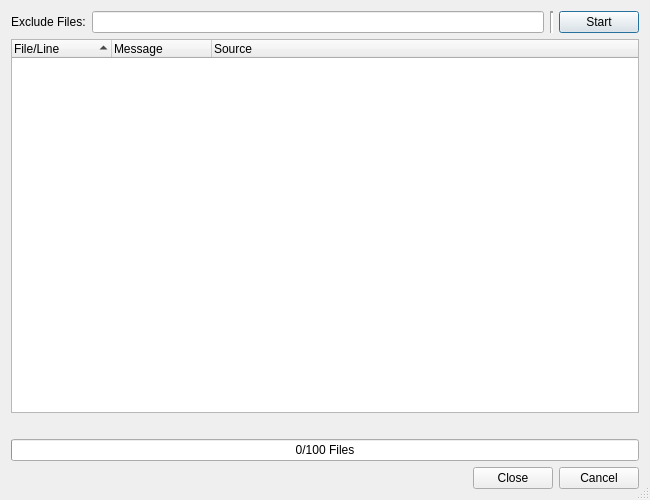
<?xml version="1.0" encoding="UTF-8"?>
<ui version="4.0">
 <class>SyntaxCheckerDialog</class>
 <widget class="QDialog" name="SyntaxCheckerDialog">
  <property name="geometry">
   <rect>
    <x>0</x>
    <y>0</y>
    <width>650</width>
    <height>500</height>
   </rect>
  </property>
  <property name="windowTitle">
   <string>Syntax Check Result</string>
  </property>
  <property name="whatsThis">
   <string>&lt;b&gt;Syntax Check Results&lt;/b&gt;
&lt;p&gt;This dialog shows the results of the syntax check. Double clicking an
entry will open an editor window and position the cursor at the respective line.&lt;/p&gt;</string>
  </property>
  <property name="sizeGripEnabled">
   <bool>true</bool>
  </property>
  <layout class="QVBoxLayout" name="verticalLayout">
   <item>
    <widget class="QFrame" name="filterFrame">
     <property name="frameShape">
      <enum>QFrame::NoFrame</enum>
     </property>
     <property name="frameShadow">
      <enum>QFrame::Raised</enum>
     </property>
     <layout class="QHBoxLayout" name="horizontalLayout">
      <property name="margin">
       <number>0</number>
      </property>
      <item>
       <widget class="QLabel" name="label_2">
        <property name="text">
         <string>Exclude Files:</string>
        </property>
       </widget>
      </item>
      <item>
       <widget class="E5ClearableLineEdit" name="excludeFilesEdit">
        <property name="toolTip">
         <string>Enter filename patterns of files to be excluded separated by a comma</string>
        </property>
       </widget>
      </item>
      <item>
       <widget class="Line" name="line">
        <property name="lineWidth">
         <number>2</number>
        </property>
        <property name="orientation">
         <enum>Qt::Vertical</enum>
        </property>
       </widget>
      </item>
      <item>
       <widget class="QPushButton" name="startButton">
        <property name="toolTip">
         <string>Press to start the syntax check run</string>
        </property>
        <property name="text">
         <string>Start</string>
        </property>
       </widget>
      </item>
     </layout>
    </widget>
   </item>
   <item>
    <widget class="QTreeWidget" name="resultList">
     <property name="whatsThis">
      <string>&lt;b&gt;Result List&lt;/b&gt;
&lt;p&gt;This list shows the results of the syntax check. Double clicking
an entry will open this entry in an editor window and position the cursor at
the respective line.&lt;/p&gt;</string>
     </property>
     <property name="alternatingRowColors">
      <bool>true</bool>
     </property>
     <property name="sortingEnabled">
      <bool>true</bool>
     </property>
     <column>
      <property name="text">
       <string>File/Line</string>
      </property>
     </column>
     <column>
      <property name="text">
       <string>Message</string>
      </property>
     </column>
     <column>
      <property name="text">
       <string>Source</string>
      </property>
     </column>
    </widget>
   </item>
   <item>
    <widget class="E5SqueezeLabelPath" name="checkProgressLabel">
     <property name="sizePolicy">
      <sizepolicy hsizetype="Expanding" vsizetype="Preferred">
       <horstretch>0</horstretch>
       <verstretch>0</verstretch>
      </sizepolicy>
     </property>
     <property name="text">
      <string/>
     </property>
    </widget>
   </item>
   <item>
    <widget class="QProgressBar" name="checkProgress">
     <property name="toolTip">
      <string>Shows the progress of the syntax check action</string>
     </property>
     <property name="value">
      <number>0</number>
     </property>
     <property name="orientation">
      <enum>Qt::Horizontal</enum>
     </property>
     <property name="format">
      <string>%v/%m Files</string>
     </property>
    </widget>
   </item>
   <item>
    <widget class="QDialogButtonBox" name="buttonBox">
     <property name="orientation">
      <enum>Qt::Horizontal</enum>
     </property>
     <property name="standardButtons">
      <set>QDialogButtonBox::Cancel|QDialogButtonBox::Close</set>
     </property>
    </widget>
   </item>
  </layout>
 </widget>
 <pixmapfunction>qPixmapFromMimeSource</pixmapfunction>
 <customwidgets>
  <customwidget>
   <class>E5SqueezeLabelPath</class>
   <extends>QLabel</extends>
   <header>E5Gui/E5SqueezeLabels.h</header>
  </customwidget>
  <customwidget>
   <class>E5ClearableLineEdit</class>
   <extends>QLineEdit</extends>
   <header>E5Gui/E5LineEdit.h</header>
  </customwidget>
 </customwidgets>
 <tabstops>
  <tabstop>startButton</tabstop>
  <tabstop>excludeFilesEdit</tabstop>
  <tabstop>resultList</tabstop>
  <tabstop>buttonBox</tabstop>
 </tabstops>
 <resources/>
 <connections/>
</ui>
